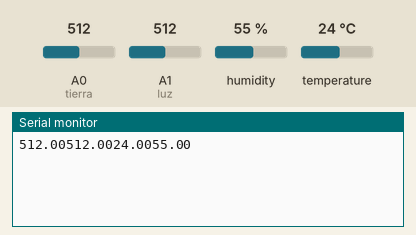
Bench run of a sketch on a simulated Arduino Uno, built with avr-gcc and run on an emulated ATmega328P. On the bench: the last lines printed to the serial monitor. The inputs (shaded band) are chosen by the test bench; at power-on: humidity 55 %, A0 (tierra) = 512, A1 (luz) = 512, temperature 24 °C.

Above: at 1.8 s.
1.9 s: humidity set to 22 %
At 2.8 s:
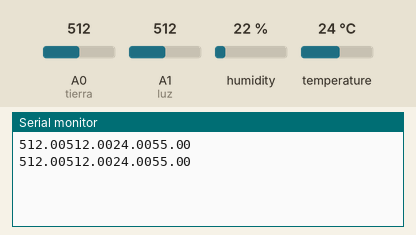
3.4 s: A0 (tierra) set to 716
At 4.7 s:
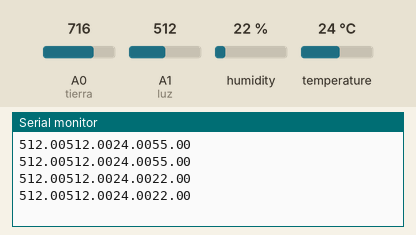
4.9 s: A1 (luz) set to 716
At 6.3 s:
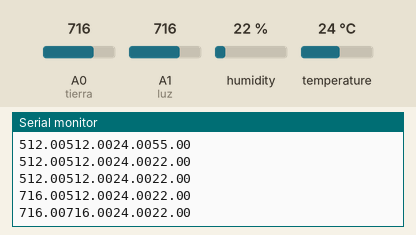
6.4 s: temperature set to 12 °C
At 7.7 s:
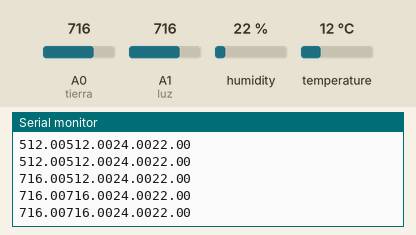
7.9 s: A0 (tierra) set to 992
At 8.9 s:
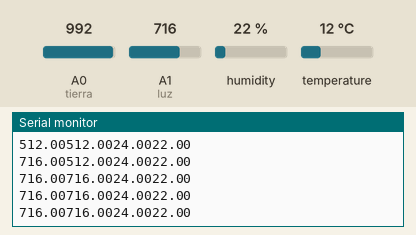
9.4 s: A1 (luz) set to 992
At 10.5 s:
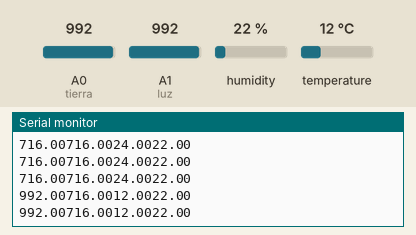
Timing chart, 0 to 11.9 s (numbered marks = the images above; inputs shaded):
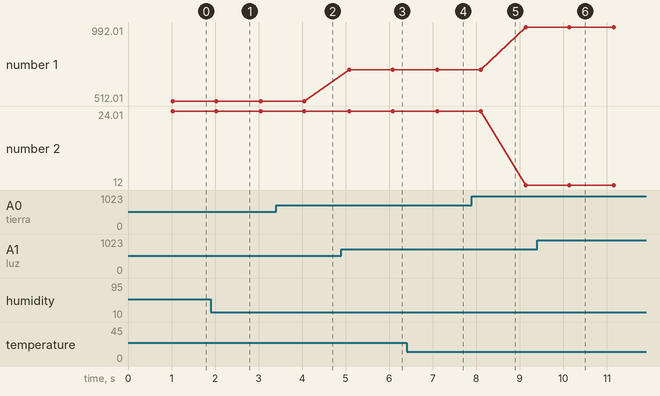

The sketch:

moisture_dht11_ldr.ino
```cpp
#include <DHT.h>

#define DHTTYPE DHT11
#define DHTPIN 7
#define tierra A0
#define luz A1

DHT dht(DHTPIN, DHTTYPE);

void setup() {
  Serial.begin(9600);
  dht.begin();
}

void loop() {
  float h = dht.readHumidity();
  float t = dht.readTemperature();
  float m = analogRead(tierra);
  float l = analogRead(luz);

  delay(1000);

  //Serial.print("Tierra: ");
  Serial.print(m);
  //Serial.print("Luz: ");
  Serial.print(l);
  if (isnan(t) || isnan(h) ) {
    Serial.println("00 ");
  } else {
    //Serial.print("Temperatura: ");
    Serial.print(t);
    //Serial.print("Humedad: ");
    Serial.print(h);
  }
  Serial.println("");
}
```

Measured:
- after the input at 4.9 s, the serial monitor: prints a new line after 1.2 s (image 3)
- plotted number 1: 512.01 → 716.01 after the input at 4.9 s, 716.01 → 992.01 after the input at 7.9 s, 992.01 → 992.01 after the input at 9.4 s
- plotted number 2: 24.01 → 24 after the input at 1.9 s
